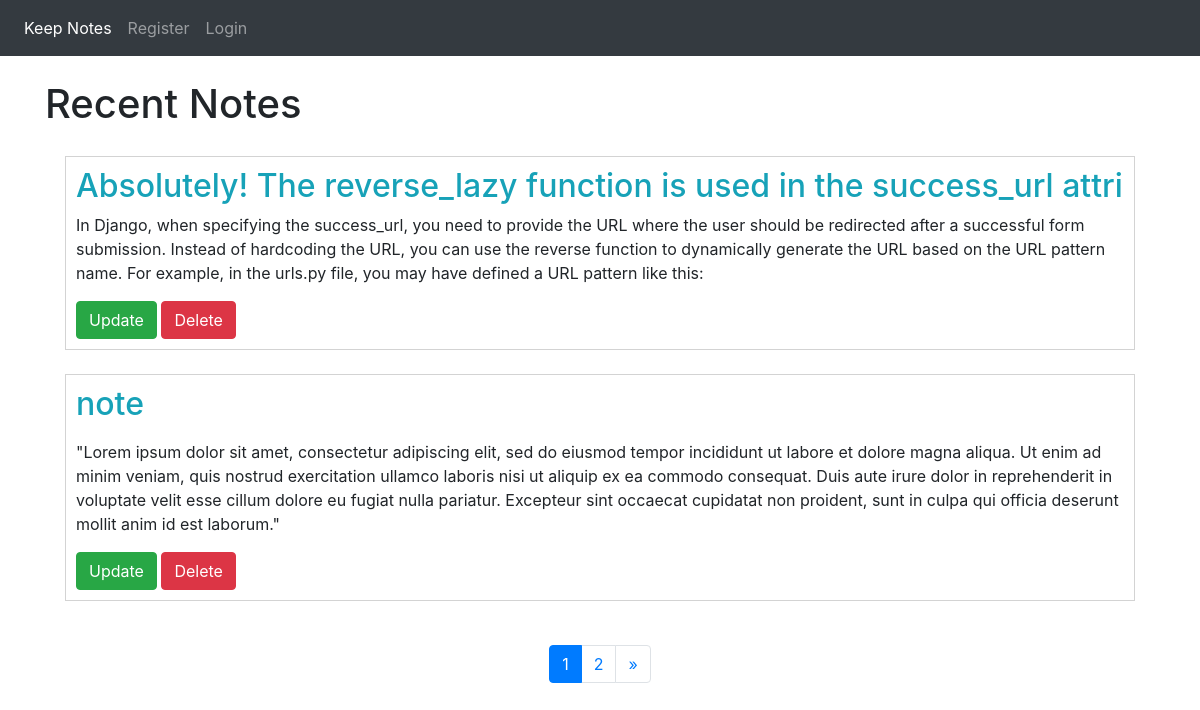
/home/, run on the app's committed database.
### notes/models.py (models this page shows, shortened)
class Note(models.Model):
    title = models.CharField(max_length=70, null=False)
    description = RichTextField()
    author = models.ForeignKey(User, on_delete=models.CASCADE)

### notes/views.py (the view, shortened to what this page needs)
# urls.py: path('home/', home_page, name='home_page'),
def home_page(request):
    notes = Note.objects.all()
    form = NoteCreationForm()
    get_page = request.GET.get('page', 1)
    stuff = Paginator(notes, 2)
    page = stuff.page(get_page)
    return render(request, 'notes/home.html', context={
        'notes': page,
        'form': form,
        'stuffs': stuff,
        'count': notes
    })

### notes/templates/notes/home.html (shortened to what this page needs)
{% extends 'base.html' %}
{% load crispy_forms_tags %}
{% block body %}
    <div class="container" style="">
        <br>
        <h1>Recent Notes</h1>
        <div class="notes">
            {% for note in notes %}
                <div class="note mb-4">
                    <h2 class="text-info">{{ note.title }}</h2>
                    <p>{{ note.description|safe }}</p>
                    <div class="options">
                        <a href="{% url 'notes:update' pk=note.pk %}" class="btn btn-success">Update</a>
                        <a href="{% url 'notes:delete' pk=note.pk %}" class="btn btn-danger">Delete</a>
                    </div>
                </div>
            {% endfor %}
        </div>
        {% if count|length > 2 %}
            <nav aria-label="Page navigation example" class="container d-flex justify-content-xxl-center" style="justify-content: center">
                <ul class="pagination">
                    {% for stuff in stuffs.page_range %}
                        <li class="page-item {% if notes.number == stuff %}active{% endif %}"><a class="page-link"
                                                                                                href="{% url 'notes:home_page' %}?page={{ stuff }}">{{ stuff }}</a>
                        </li>
                    {% endfor %}
                    {% if notes.has_next %}
                        <li class="page-item">
                            <a class="page-link" href="{% url 'notes:home_page' %}?page={{ notes.next_page_number }}"
                               aria-label="Next">
                                <span aria-hidden="true">&raquo;</span>
                            </a>
                        </li>
                    {% endif %}
                </ul>
            </nav>
        {% endif %}
    </div>
{% endblock body %}

### notes/templates/base.html (shortened to what this page needs)
{% load static %}
<!DOCTYPE html>
<html lang="en">
<head>
    <link rel="stylesheet" href="{% static 'css/boostrap.min.css' %}">
    <link rel="stylesheet" href="{% static 'css/main.css' %}">
</head>
<body>
<header>
    <nav class="navbar navbar-expand navbar-dark bg-dark">
        <ul class="nav navbar-nav">
            {% if user.is_authenticated %}
                <li class="nav-item active">
                    <a class="nav-link" href="{% url 'notes:home_page' %}">Keep Notes</span></a>
                </li>
                <li class="nav-item">
                    <a class="nav-link add" href="#"> + Add Notes</a>
                </li>
                <li class="nav-item">
                    <a class="nav-link add" href="{% url 'notes:settings' %}">Settings</a>
                </li>
                <li class="nav-item">
                    <a class="nav-link add" href="{% url 'notes:logout' %}">Log Out</a>
                </li>
            {% else %}
                <li class="nav-item active">
                    <a class="nav-link" href="{% url 'notes:index' %}">Keep Notes</a>
                </li>
                <li class="nav-item">
                    <a class="nav-link add" href="{% url 'notes:register' %}">Register</a>
                </li>
                <li class="nav-item">
                    <a class="nav-link add" href="{% url 'notes:login' %}">Login</a>
                </li>
            {% endif %}
        </ul>
    </nav>
</header>
{% block body %}
{% endblock body %}
</body>
</html>

### notes/static/css/main.css (style rules this page uses)
.notes { padding: 20px; }
.note { border: 1px solid lightgray; padding: 10px; }

### data on the page
Note: title "Absolutely! The reverse_lazy function is used in the success_url attri", description "In Django, when specifying the success_url, you need to provide the URL where the user should be redirected after a successful form submission. Instead of hardcoding the URL, you can use the reverse function to dynamically generate the URL based on the URL pattern name. For example, in the urls.py file, you may have defined a URL pattern like this:"
Note: title "note", description "\"Lorem ipsum dolor sit amet, consectetur adipiscing elit, sed do eiusmod tempor incididunt ut labore et dolore magna aliqua. Ut enim ad minim veniam, quis nostrud exercitation ullamco laboris nisi ut aliquip ex ea commodo consequat. Duis aute irure dolor in reprehenderit in voluptate velit esse cillum dolore eu fugiat nulla pariatur. Excepteur sint occaecat cupidatat non proident, sunt in culpa qui officia deserunt mollit anim id est laborum.\""

### other printed values
{{ stuff }} "1" "2"
